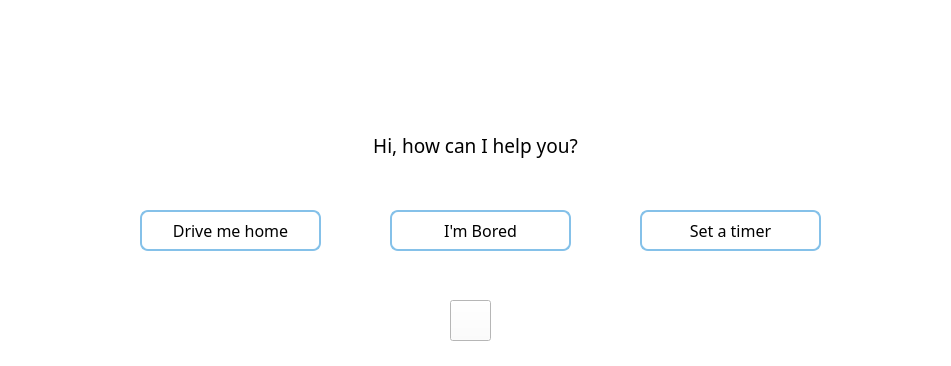
<?xml version="1.0" encoding="UTF-8"?>
<ui version="4.0">
 <class>MainWindow</class>
 <widget class="QMainWindow" name="MainWindow">
  <property name="geometry">
   <rect>
    <x>0</x>
    <y>0</y>
    <width>951</width>
    <height>366</height>
   </rect>
  </property>
  <property name="font">
   <font>
    <family>Product Sans</family>
    <pointsize>14</pointsize>
   </font>
  </property>
  <property name="windowTitle">
   <string/>
  </property>
  <property name="windowIcon">
   <iconset>
    <normaloff>Images/ACVA - LOGO.png</normaloff>Images/ACVA - LOGO.png</iconset>
  </property>
  <property name="styleSheet">
   <string notr="true">background-color:rgb(255,255,255);</string>
  </property>
  <widget class="QWidget" name="centralwidget">
   <widget class="QLabel" name="acva_logo">
    <property name="geometry">
     <rect>
      <x>0</x>
      <y>0</y>
      <width>941</width>
      <height>141</height>
     </rect>
    </property>
    <property name="text">
     <string/>
    </property>
    <property name="pixmap">
     <pixmap>Images/ACVA_Voice.jpg</pixmap>
    </property>
    <property name="alignment">
     <set>Qt::AlignCenter</set>
    </property>
   </widget>
   <widget class="QLabel" name="intro">
    <property name="geometry">
     <rect>
      <x>270</x>
      <y>100</y>
      <width>411</width>
      <height>91</height>
     </rect>
    </property>
    <property name="font">
     <font>
      <family>Product Sans</family>
      <pointsize>14</pointsize>
      <weight>50</weight>
      <bold>false</bold>
     </font>
    </property>
    <property name="text">
     <string>Hi, how can I help you?</string>
    </property>
    <property name="alignment">
     <set>Qt::AlignCenter</set>
    </property>
   </widget>
   <widget class="QPushButton" name="mic">
    <property name="geometry">
     <rect>
      <x>450</x>
      <y>300</y>
      <width>41</width>
      <height>41</height>
     </rect>
    </property>
    <property name="styleSheet">
     <string notr="true">border-image:url(E:/BE/FINAL YEAR PROJECT/Qt Designer/Images/mic2.png);</string>
    </property>
    <property name="text">
     <string/>
    </property>
   </widget>
   <widget class="QPushButton" name="button1">
    <property name="geometry">
     <rect>
      <x>140</x>
      <y>210</y>
      <width>181</width>
      <height>41</height>
     </rect>
    </property>
    <property name="font">
     <font>
      <family>Product Sans</family>
      <pointsize>12</pointsize>
      <weight>50</weight>
      <bold>false</bold>
     </font>
    </property>
    <property name="styleSheet">
     <string notr="true">QPushButton:hover
{
	border: 2px solid #0976CF;
}
QPushButton
{
	border: 2px solid #85C1E9;
	border-radius:8px;
	color: black;
}
</string>
    </property>
    <property name="text">
     <string>Drive me home</string>
    </property>
   </widget>
   <widget class="QPushButton" name="button2">
    <property name="geometry">
     <rect>
      <x>390</x>
      <y>210</y>
      <width>181</width>
      <height>41</height>
     </rect>
    </property>
    <property name="font">
     <font>
      <family>Product Sans</family>
      <pointsize>12</pointsize>
      <weight>50</weight>
      <bold>false</bold>
     </font>
    </property>
    <property name="styleSheet">
     <string notr="true">QPushButton:hover
{
	border: 2px solid #0976CF;
}
QPushButton
{
	border: 2px solid #85C1E9;
	border-radius:8px;
	color: black;
}
</string>
    </property>
    <property name="text">
     <string>I'm Bored</string>
    </property>
   </widget>
   <widget class="QPushButton" name="button3">
    <property name="geometry">
     <rect>
      <x>640</x>
      <y>210</y>
      <width>181</width>
      <height>41</height>
     </rect>
    </property>
    <property name="font">
     <font>
      <family>Product Sans</family>
      <pointsize>12</pointsize>
      <weight>50</weight>
      <bold>false</bold>
     </font>
    </property>
    <property name="styleSheet">
     <string notr="true">QPushButton:hover
{
	border: 2px solid #0976CF;
}
QPushButton
{
	border: 2px solid #85C1E9;
	border-radius:8px;
	color: black;
}
</string>
    </property>
    <property name="text">
     <string>Set a timer</string>
    </property>
   </widget>
  </widget>
 </widget>
 <resources/>
 <connections/>
</ui>
